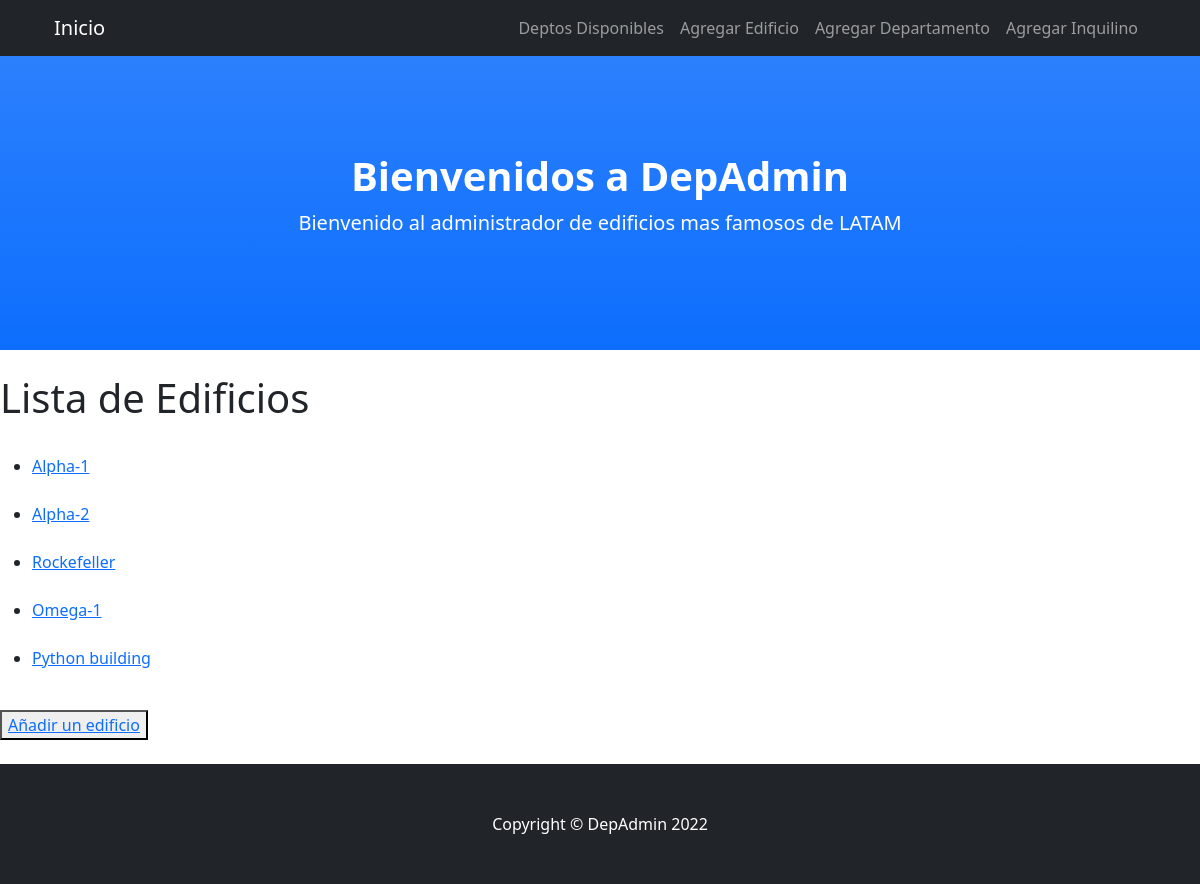
The app's page /BlogDepAdmin/lista-edificios, older data.
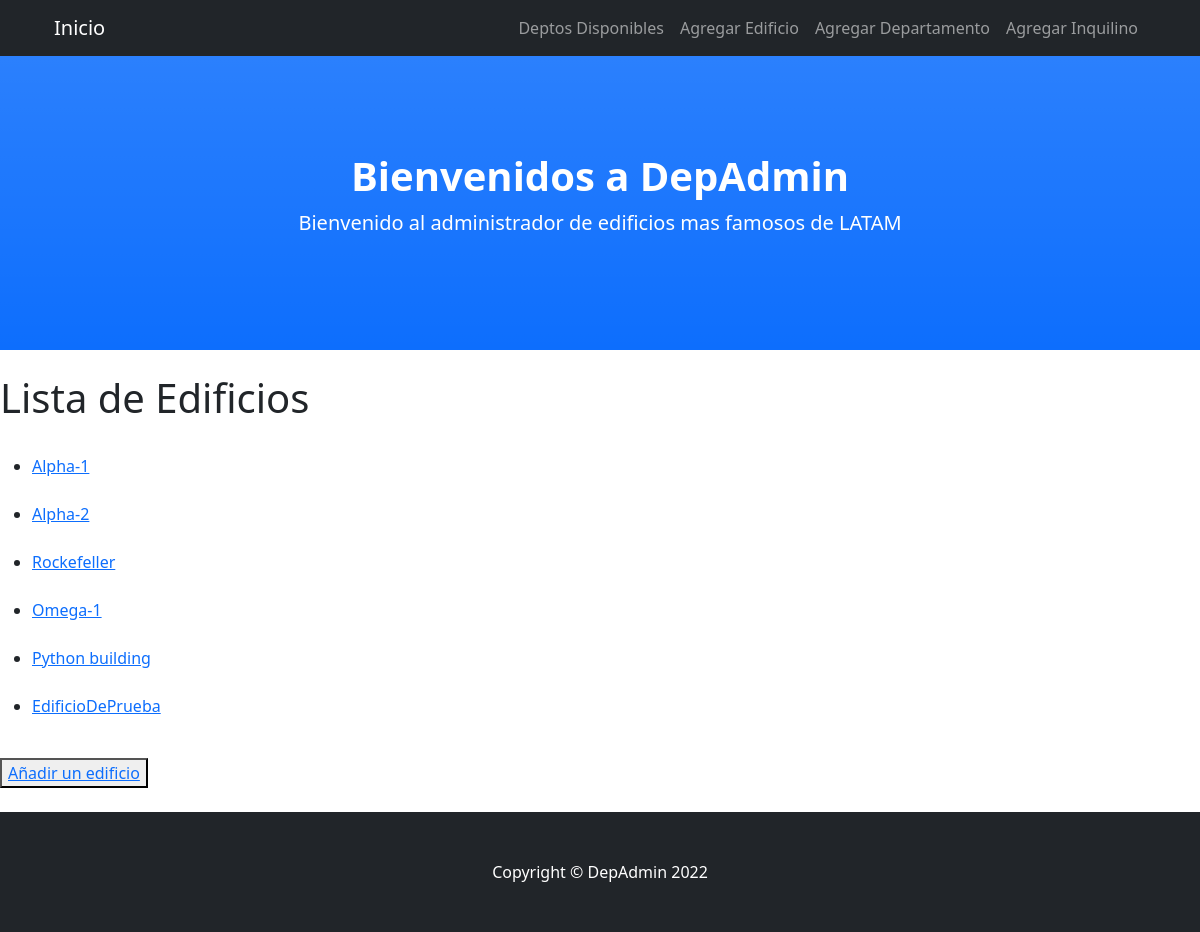
The same page, newer data.
### Administrador_De_Edificios/models.py (models this page shows, shortened)
class Edificio(models.Model):
    nombre = models.CharField(max_length=30)
    calle = models.CharField(max_length=50)
    cantidad_De_Pisos = models.IntegerField()
    cantidad_De_Departamentos = models.IntegerField()
    tiene_SUM = models.BooleanField()

### Administrador_De_Edificios/views.py (the view)
# urls.py: path('lista-edificios', EdificioList.as_view(), name="ListaEdificios"),
class EdificioList(ListView):
    model = Edificio
    template_name = "edificio_list.html"
    context_object_name = "edificios"

### Administrador_De_Edificios/templates/edificio_list.html
{% extends "padre.html"%}
{% load static %}
{% block contenidoQueCambia %}
<br>
<h1>Lista de Edificios </h1>
<br>
<ul>
        {% for edificio in edificios %}
        <li>
            <a href ="{% url 'DetalleEdificio' edificio.id %}">
           {{edificio.nombre}}
            </a>
        </li>
        <br>
        {% endfor %}
</ul>
<button><a href="{% url 'CrearEdificio'%}"> Añadir un edificio </a></button>
<br>
<br>
{% endblock %}

Row changes from the older to the newer data that the page shows:
added Edificio: nombre "EdificioDePrueba"
